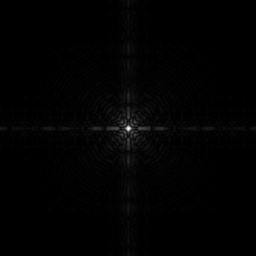
#> input picture CH03/Fig0305(a)(DFT_no_log).tif, 256 x 256 px, found by its file name
$ python expt8e.py
#> lines starting #> are read from the running program, lines starting #| are printed output that depends on the picture
### important_classes/intensity_transformations.py
'''
Intensity Transformations
'''
# Important imports
import numpy as np

class IntensityTransformations:

    def __init__(self):
        pass


    ''' Bit plane Slicing '''
    # [12 lines left out: function bit_plane_slicing, not called in this run]


    ''' Contrast Stretching '''
    # [9 lines left out: function contrast_stretch, not called in this run]


    ''' Thresholding '''
    # [7 lines left out: function threshold, not called in this run]


    ''' Image Negative '''
    def negative(self,img,L):
        img=np.uint8(img)
        return self.contrast_stretch(0,L-1,L-1,0)(img)


    ''' Intensity Level Slicing '''
    # [11 lines left out: function intensity_level_slice, not called in this run]


    ''' Log Transformations (base:n)'''
    def log(self,L,base=10,max_val=None):
        if max_val==None:
            max_val=L
        def lg(r):
            c=(L-1)/(np.log(max_val)/np.log(base))
            return c*(np.log(1+r)/np.log(base))

        return np.vectorize(lg)


    ''' Antilog Transformations (base:n)'''
    def antilog(self,L,base=10,e=0,max_val=None):
        if max_val==None:
            max_val=L
        def alg(r):
            c=(np.log(max_val)/np.log(base))/(L-1+e)
            return (base**((r+e)*c))-1
        return np.vectorize(alg)


    ''' Power-Law (Gamma) Transformations'''
    # [7 lines left out: function gamma, not called in this run]


### expt8e.py
'''
e) Logarithmic and Antilogarithmic Transformations

Note: By default matplotlib.pyplot stretches the contrast of the image, which is not expected by us as learners, so we need to pass the lower and higher values of intensities in imshow(img,vmin=0,vmax=255) to get output as per our transform function

'''

# important imports
import numpy as np
from matplotlib import pyplot as plt, gridspec as gs
from dip_toolbox import IntensityTransformations

# initializing object from IntensityTransformations class
it=IntensityTransformations()

# importing images
img1=plt.imread('CH03\Fig0305(a)(DFT_no_log).tif')
#> img1 is the input picture: shape (256, 256); min 0, max 255, mean 2.1

# intensity levels
L=256

r=np.arange(0,L)
# Logarithmic Transformation
s1,img2=it.log(L)(r),it.log(L)(img1)
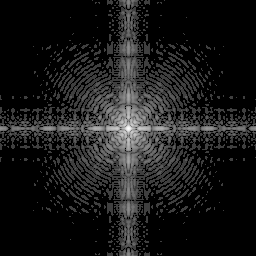
#> img2: shape (256, 256) float64; min 0, max 255, mean 25.7
#> s1 = 256 values from 0 to 255
# Antilogarithmic Transformation
s2,img3=it.antilog(L)(r),it.antilog(L)(img2)
#> s2 = 256 values from 0 to 255


# plotting:
fig1=plt.figure(1)
gs1=gs.GridSpec(2,3)

ax11=plt.subplot(gs1[0,0])
ax11.set_title('Original image')
ax11.axis('off')
ax11.imshow(img1,cmap='gray',vmin=0,vmax=255)


ax12=plt.subplot(gs1[0,1])
ax12.set_title('Transformation function')
ax12.plot(r,s1)
ax12.set_xlabel('input image intensity (r)')
ax12.set_ylabel('output image intensity (s)')

ax13=plt.subplot(gs1[0,2])
ax13.set_title('Logarithmically transformed image')
ax13.axis('off')
ax13.imshow(img2,cmap='gray',vmin=0,vmax=255)


ax13=plt.subplot(gs1[1,0])
ax13.set_title('Logarithmically transformed image')
ax13.axis('off')
ax13.imshow(img2,cmap='gray',vmin=0,vmax=255)


ax12=plt.subplot(gs1[1,1])
ax12.set_title('Transformation function')
ax12.plot(r,s2)
ax12.set_xlabel('input image intensity (r)')
ax12.set_ylabel('output image intensity (s)')

ax13=plt.subplot(gs1[1,2])
ax13.set_title('Antilogarithmically transformed image')
ax13.axis('off')
ax13.imshow(img3,cmap='gray',vmin=0,vmax=255)

plt.suptitle('Logarithmic and Antilogarithmic  Transformation ',font='Times New Roman',fontweight="bold",fontsize=16)
plt.tight_layout(pad=1)
fig1.set_size_inches(13, 8)
plt.savefig('input_output/expt8_e.jpg',dpi=500)
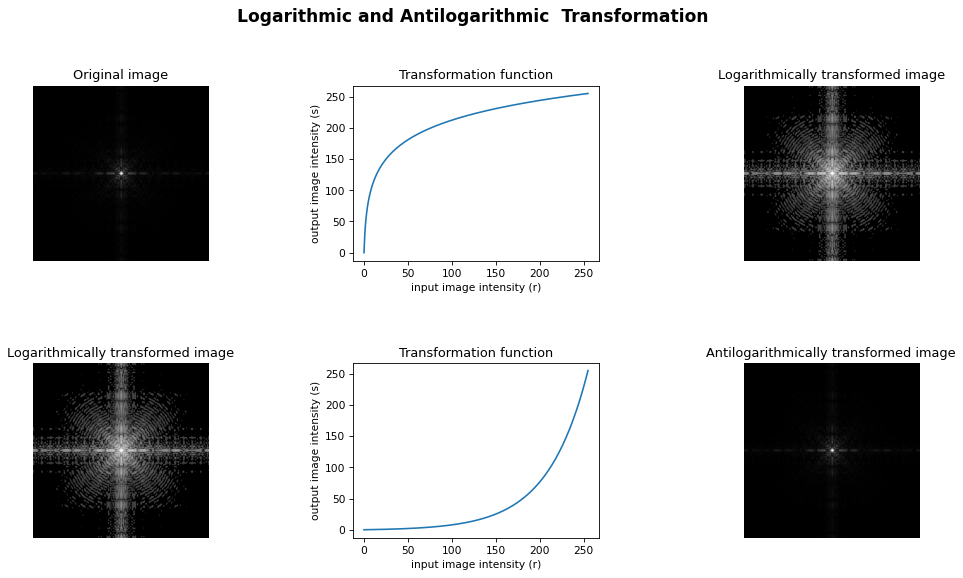
#> figure drawn by matplotlib, 6 panels; panel 2: curve peaks at x = 255, y = 255; panel 5: curve peaks at x = 255, y = 255
plt.show()
